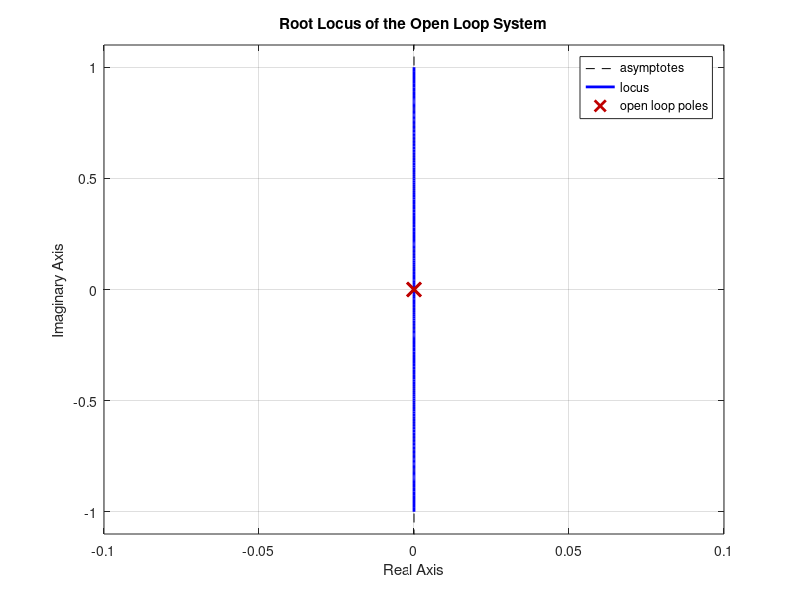

This figure's MATLAB source:
s = tf('s'); 
 
alpha = 0; 
 
m = 0.11; 
R = 0.015; 
d = 0.03; 
g = -9.8; 
L = 1.0; 
I = 0.00000999; 
 
Y = -m*g*(d/L); 
Theta = (s^2)*((I/R^2)+m); 
 
G = Y/Theta; 
 
figure; 
rlocus(G);  
title('Root Locus of the Open Loop System'); 
grid on; 
